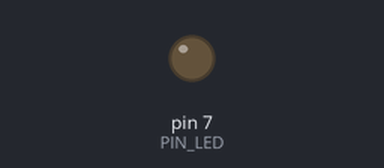
Recording of a sketch running on a simulated Arduino Uno, built with avr-gcc and run on an emulated ATmega328P. Shown: output pins drawn as LEDs (lit = HIGH). Dashed ring = blinking. At 2.0 s the program stops and its outputs stay as they are.

Above: at 0.5 s.
At 1.85 s:
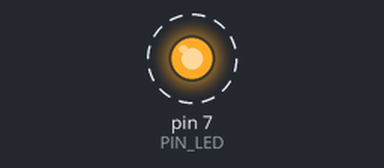
Timing chart, 0 to 3.0 s (numbered marks = the images above):
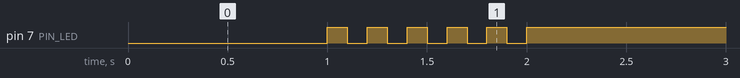

Measured:
- by itself, pin 7 (PIN_LED): alternates HIGH for 0.10 s and LOW for 0.10 s, 11 changes in all, then stays HIGH

The sketch:

05_practice_2.ino
```cpp
#define PIN_LED 7
unsigned int count, toggle;

void setup() {
  pinMode(PIN_LED, OUTPUT);
  count = toggle = 0;
  digitalWrite(PIN_LED, toggle);
}

void loop() {
  delay(1000);
  while(count < 10) {
    toggle = toggle_state(toggle);
    digitalWrite(PIN_LED, toggle);
    delay(100);
    count += 1;
    Serial.println(count);
  }
  digitalWrite(PIN_LED, 1);
  while(1){}
}

int toggle_state(int toggle) {
  if (toggle == 0) {
    return 1;
  }else {
    return 0;
  }
}
```
